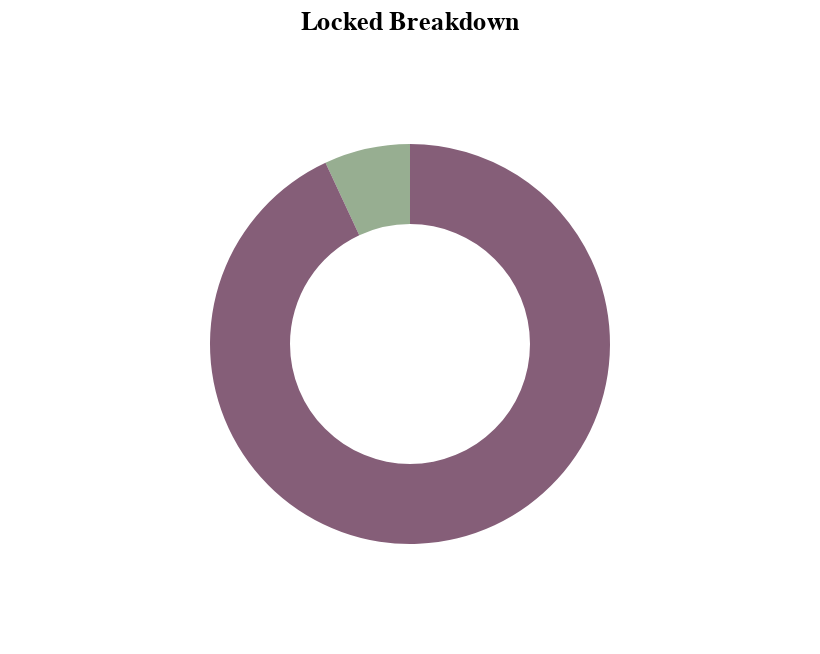

Notebook source saved alongside this figure:
### Code cell
# silo asset breakdown 
dmax = data.timestamp.max()
df_last = data.loc[(data.timestamp == dmax) & (data.variable != 'bdv_total')] 
categories = ['unlocked', 'locked'] 
bdv_total = data.loc[(data.timestamp == dmax) & (data.variable == 'bdv_total')].value.sum()
values = [
    df_last.loc[(df_last.variable == 'bdv_bean') | (df_last.variable == 'bdv_bean_3crv')].value.sum(), 
    df_last.loc[(df_last.variable == 'bdv_ur_bean') | (df_last.variable == 'bdv_ur_bean_3crv')].value.sum(), 
]

df_pie = pd.DataFrame(
    {
        'category': categories, 
        'value': values, 
        'label': [
            f"{v / bdv_total:.1%} {c}"
            for c, v in zip(categories, values)
        ]
    }
)
df_pie.head()

chart_pie_locked = (
    alt.Chart(df_pie, title="Locked Breakdown")
    .encode(
        theta=alt.Theta("value:Q", stack=True),
        color=alt.Color(
            "category:N", 
            legend=None, 
            scale=alt.Scale(
                domain=categories, 
                range=[Tokyo_4.hex_colors[2], Tokyo_4.hex_colors[1]]
            )
        ),
        tooltip="label:N"
    )
    .mark_arc(outerRadius=100, innerRadius=60)
)
chart_pie_locked

### Figure 1 — Vega-Lite specification as saved in the notebook (floating-point values rounded to 4 significant figures)
{"config": {"view": {"continuousWidth": 400, "continuousHeight": 300}}, "data": {"name": "data-0174903ec1e827ef5091cf3c0b4c70b3"}, "mark": {"type": "arc", "innerRadius": 60, "outerRadius": 100}, "encoding": {"color": {"field": "category", "legend": null, "scale": {"domain": ["unlocked", "locked"], "range": ["#97AE91", "#855E78"]}, "type": "nominal"}, "theta": {"field": "value", "stack": true, "type": "quantitative"}, "tooltip": {"field": "label", "type": "nominal"}}, "title": "Locked Breakdown", "$schema": "https://vega.github.io/schema/vega-lite/v4.17.0.json", "datasets": {"data-0174903ec1e827ef5091cf3c0b4c70b3": [{"category": "unlocked", "value": 2853000.0, "label": "6.9% unlocked"}, {"category": "locked", "value": 38240000.0, "label": "93.1% locked"}]}}
